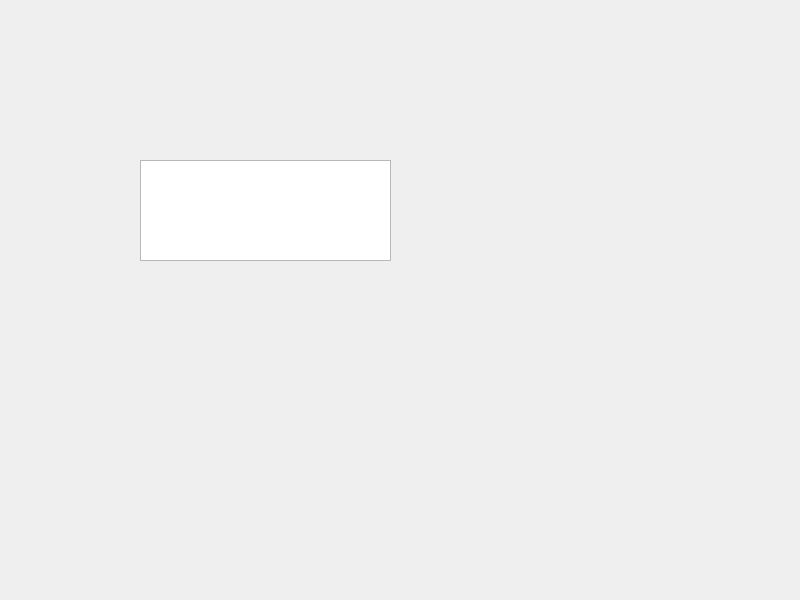
<?xml version="1.0" encoding="UTF-8"?>
<ui version="4.0">
 <class>Widget</class>
 <widget class="QWidget" name="Widget">
  <property name="geometry">
   <rect>
    <x>0</x>
    <y>0</y>
    <width>800</width>
    <height>600</height>
   </rect>
  </property>
  <property name="windowTitle">
   <string>Widget</string>
  </property>
  <widget class="QTextEdit" name="textEdit">
   <property name="geometry">
    <rect>
     <x>140</x>
     <y>160</y>
     <width>251</width>
     <height>101</height>
    </rect>
   </property>
  </widget>
 </widget>
 <resources/>
 <connections/>
</ui>
